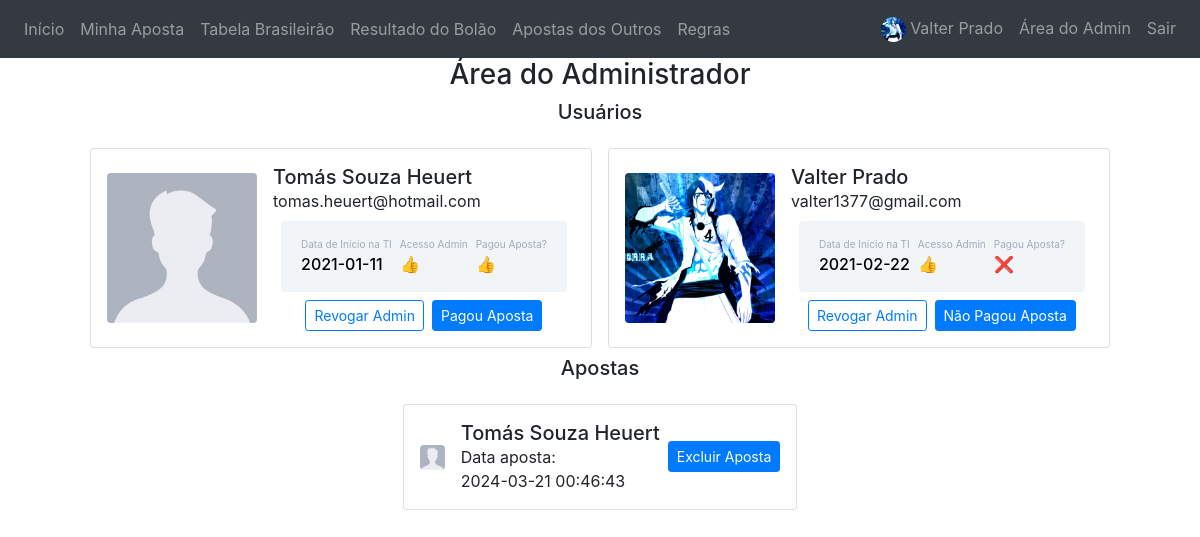
Screenshot of /admin_area (signed in) with the database file from the repository.
### website/models.py (models this page shows)
class User(db.Model, UserMixin):
    id = db.Column(db.Integer, primary_key=True)
    email = db.Column(db.String(150), unique=True)
    password = db.Column(db.String(150))
    cpf = db.Column(db.String(150))
    nome_completo = db.Column(db.String(150))
    pagou_aposta = db.Column(db.Boolean)
    has_admin = db.Column(db.Boolean)
    data_inicioti = db.Column(db.Date)
    foto_perfil = db.Column(db.String(200))
    notes = db.relationship('Note')

class Aposta(db.Model):
    id = db.Column(db.Integer, primary_key=True)
    user_id = db.Column(db.Integer, db.ForeignKey('user.id'))
    aposta_json = db.Column(db.String(10000))
    data_confirmacao = db.Column(db.DateTime(timezone=True), default=func.now())

### website/views.py (the view)
@views.route('/admin_area', methods=['GET','POST'])
@login_required
def admin_area():
    users = User.query.all()
    apostas = Aposta.query.all()
    for aposta in apostas:
        aposta.user = next(user for user in users if user.id == aposta.user_id)
    return render_template('admin_area.html', user=current_user, users=users, apostas=apostas)

### website/__init__.py (called while the page is built)
def create_app():
    app = Flask(__name__)
    app.config['SECRET_KEY'] = 'hjshjhdjah kjshkjdhjs'
    app.config['SQLALCHEMY_DATABASE_URI'] = f'sqlite:///{DB_NAME}'
    app.config["UPLOAD_FOLDER"] = UPLOAD_FOLDER
    db.init_app(app)
    from .views import views
    from .auth import auth
    app.register_blueprint(views, url_prefix='/')
    app.register_blueprint(auth, url_prefix='/')
    from .models import User, Note
    with app.app_context():
        db.create_all()
    login_manager = LoginManager()
    login_manager.login_view = 'auth.login'
    login_manager.login_message = ''
    login_manager.init_app(app)
    @login_manager.user_loader
    def load_user(id):
        return User.query.get(int(id))
    return app

### website/templates/admin_area.html (shortened to what this page needs)
{% extends "base.html" %}
{% block content %}
<h3 align="center">Área do Administrador</h3>
{% if user.has_admin %}
<h5 align="center">Usuários</h5>
<div class="container-fluid mt-3 d-flex justify-content-center">
    <div class="row">
        {% for user_row in users %}
        <div class="card p-3 m-2">
            <div class="d-flex align-items-center">
                <div class="image">
                    <img src="{{user_row.foto_perfil}}" class="rounded" width="150px" height="150px"
                        style="object-fit: cover;">
                </div>
                <div class="ml-3">
                    <h5 class="mb-0 mt-0">{{user_row.nome_completo}}</h5>
                    <span>{{user_row.email}}</span>
                    <div class="p-3 m-2 bg-primary d-flex justify-content-between rounded text-white stats row">
                        <div class="d-flex flex-column mx-1">
                            <span class="detail-custom">Data de Início na TI</span>
                            <span class="number-custom">{{user_row.data_inicioti}}</span>
                        </div>
                        <div class="d-flex flex-column mx-1">
                            <span class="detail-custom">Acesso Admin</span>
                            <span class="number-custom">{% if user_row.has_admin %}👍{% else %}❌{% endif %}</span>
                        </div>
                        <div class="d-flex flex-column mx-1">
                            <span class="detail-custom">Pagou Aposta?</span>
                            <span class="number-custom">{% if user_row.pagou_aposta %}👍{% else %}❌{% endif %}</span>
                        </div>
                    </div>
                    <div class="button mt-2 d-flex flex-row justify-content-center align-items-center row">
                        <button class="btn btn-sm btn-outline-primary mx-1"
                            onclick="handleAdminAction('admin','{{user_row.id}}')">
                            {% if user_row.has_admin %}Revogar{% else %}Conceder{% endif %} Admin
                        </button>
                        <button class="btn btn-sm btn-primary mx-1"
                            onclick="handleAdminAction('pagamento','{{user_row.id}}')">
                            {% if user_row.pagou_aposta %}Pagou{% else %}Não Pagou{% endif %} Aposta
                        </button>
                    </div>
                </div>
            </div>
        </div>
        {% endfor %}
    </div>
</div>
<h5 align="center">Apostas</h5>
<div class="container mt-3 d-flex justify-content-center">
    {% if apostas %}
    <div class="row">
        {% for aposta in apostas %}
        <div class="card p-3 m-2">
            <div class="d-flex align-items-center justify-content-between">
                <div class="image">
                    <img src="{{aposta.user.foto_perfil}}" class="rounded" width="25px" height="25px"
                        style="object-fit: cover;">
                </div>
                <div class="ml-3">
                    <h5 class="mb-0 mt-0">{{aposta.user.nome_completo}}</h5>
                    <span>Data aposta:</span><br/>
                    <span>{{aposta.data_confirmacao}}</span>
                </div>
                <div class="align-items-center">
                    <button class="btn btn-sm btn-primary ml-2"
                        onclick="handleAdminAction('excluir_aposta','{{aposta.id}}')">
                        Excluir Aposta
                    </button>
                </div>
            </div>
        </div>
        {% endfor %}
    </div>
    {% else %}
    <h4 align="center">Nada para ver aqui... Ainda... 👀</h4>
    {% endif %}
</div>
{% endif %}
{% endblock %}

### website/templates/base.html (shortened to what this page needs)
<!DOCTYPE html>
<html>
  <head>
    <link
      rel="stylesheet"
      href="https://stackpath.bootstrapcdn.com/bootstrap/4.4.1/css/bootstrap.min.css"
    />
    <link
      rel="stylesheet"
      href="https://stackpath.bootstrapcdn.com/font-awesome/4.7.0/css/font-awesome.min.css"
    />
  </head>
  <body>
    {% if user.is_authenticated %}
    <nav class="navbar navbar-expand-lg navbar-dark bg-dark">
      <div class="collapse navbar-collapse justify-content-between" id="navbar">
        <div class="navbar-nav">
          <a class="nav-item nav-link" id="home" href="/" title="Início">Início</a>
          <a class="nav-item nav-link" id="minha_aposta" href="/minha_aposta" title="Minha Aposta">Minha Aposta</a>
          <a class="nav-item nav-link" id="tabelaBrasileirao" href="/tabela_brasileirao" title="Tabela Brasileirão">Tabela Brasileirão</a>
          <a class="nav-item nav-link" id="tabelaBrasileirao" href="/resultado_bolao" title="Resultado do Bolão">Resultado do Bolão</a>
          <a class="nav-item nav-link" id="tabelaBrasileirao" href="/apostas_outros" title="Apostas dos Outros">Apostas dos Outros</a>
          <a class="nav-item nav-link" id="regras" href="/regras" title="Regras">Regras</a>
        </div>
        {% if user.is_authenticated %}
        <div class="navbar-nav">
          <a class="nav-item nav-link" href="/perfil" title="Perfil de {{user.nome_completo}}">
            <img src="{{user.foto_perfil}}" class="rounded-circle" width="25" height="25" style="object-fit: cover;">
            <span class="nav-item navbar-link">{{user.nome_completo}}</span>
          </a>
          {% if user.has_admin %}
          <a class="nav-item nav-link" id="logout" href="/admin_area" title="Área do Admin">Área do Admin</a>
          {% endif %}
          <a class="nav-item nav-link" id="logout" href="/logout" title="Sair" onclick="return confirm('Deseja mesmo sair?')">Sair</a>
        </div>
        {% endif %}
      </div>
    </nav>
    {% endif %}
    <div class="container">{% block content %} {% endblock %}</div>
  </body>
</html>

### website/templates/admin_area.html (style rules this page uses)
.stats { background: #f2f5f8 !important; color: #000 !important; }
.detail-custom { font-size: 10px; color: #a1aab9; }
.number-custom { font-weight: 500; }

### rows the page displays
User: foto_perfil (picture), nome_completo "Valter Prado", email "valter1377@gmail.com", data_inicioti "2021-02-22", has_admin "Revogar", pagou_aposta "Não Pagou"
User: foto_perfil (placeholder picture), nome_completo "Tomás Souza Heuert", email "tomas.heuert@hotmail.com", data_inicioti "2021-01-11", has_admin "Revogar", pagou_aposta "Pagou"
Aposta: user.foto_perfil (placeholder picture), user.nome_completo "Tomás Souza Heuert", data_confirmacao "2024-03-21 00:46:43"
